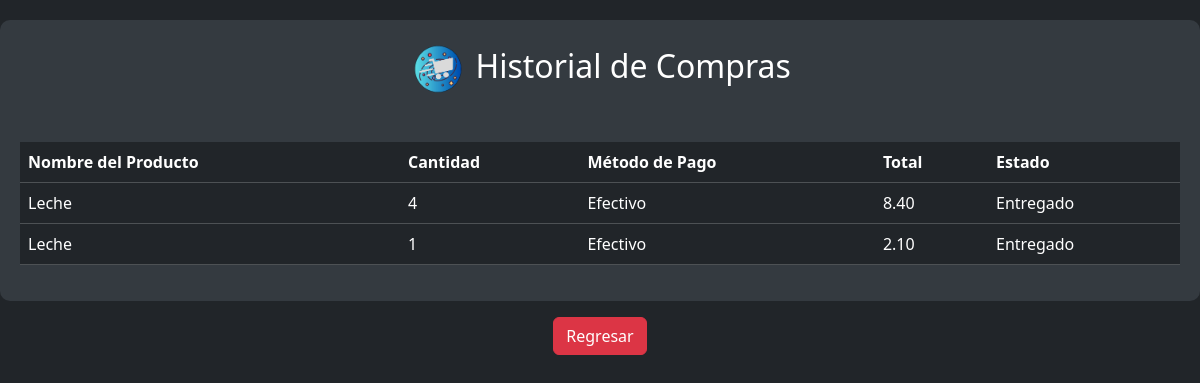
/compradosuser.php (signed in), run on an earlier commit of the app's database.
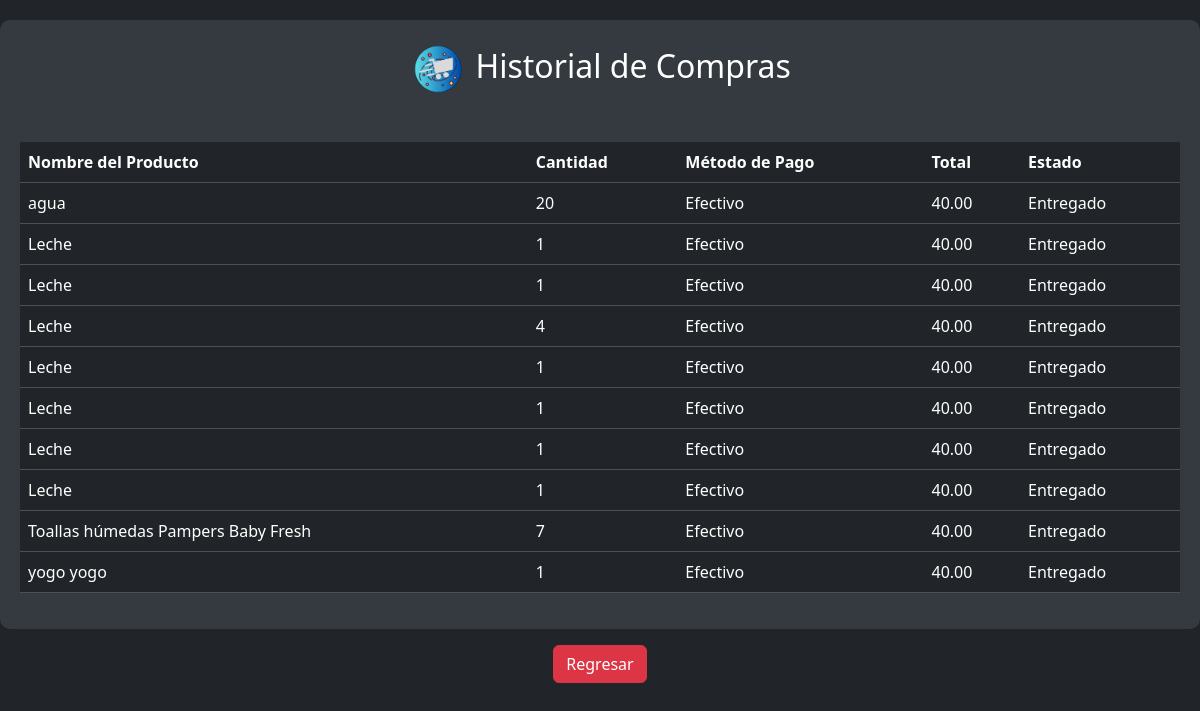
And on a later commit of the database.
### tables this page shows
CREATE TABLE `historial_ventas` (
  `ID` int(11) NOT NULL,
  `id_usuario` int(11) NOT NULL,
  `Metodo_pago` varchar(50) DEFAULT NULL,
  `Cantidad` int(11) DEFAULT NULL,
  `Fecha` timestamp NULL DEFAULT current_timestamp(),
  `Estado` varchar(20) NOT NULL DEFAULT 'Pendiente',
  `IDP` int(11) NOT NULL,
  `Total` decimal(10,2) NOT NULL
);

CREATE TABLE `productos` (
  `IDP` int(11) NOT NULL,
  `Nombre` varchar(255) NOT NULL,
  `Precio` decimal(10,2) NOT NULL,
  `Categoria` varchar(255) DEFAULT NULL,
  `Cantidad` int(11) DEFAULT NULL,
  `Descripcion` text DEFAULT NULL,
  `Foto` varchar(255) DEFAULT NULL,
  `Estado` varchar(20) NOT NULL DEFAULT 'Pendiente',
  `fecha_de_entrega` timestamp NOT NULL DEFAULT current_timestamp(),
  `usuario_id` int(11) DEFAULT NULL
);

### compradosuser.php (the view, shortened to what this page needs)
<?php
include_once 'conexion.php';
$usuario_id = $_SESSION['usuario_id'];
$query = "SELECT hv.ID, p.Nombre as NombreProducto, hv.Cantidad, hv.Metodo_pago, hv.Total, hv.Estado
          FROM historial_ventas hv
          INNER JOIN productos p ON hv.IDP = p.IDP
          WHERE hv.id_usuario = :usuario_id AND hv.Estado = 'Entregado' ORDER BY Nombre ASC";
$statement = $con->prepare($query);
$statement->bindParam(':usuario_id', $usuario_id);
$statement->execute();
$historial_ventas = $statement->fetchAll(PDO::FETCH_ASSOC);
?>
<!DOCTYPE html>
<html lang="en">
<head>
    <link rel="stylesheet" href="CSS/bootstrap.css">
    <link rel="stylesheet" href="CSS/alerta.css">
</head>
<body>
    <div class="container">
        <h2 class="text-center mb-4">
            <img class="m-1" src="IMG/Spacemark ico_transparent.ico" alt="SpaceMark Logo" height="50">
            Historial de Compras
        </h2>
        <div class="table-responsive">
            <table class="table table-dark">
                <thead>
                    <tr>
                        <th scope="col">Nombre del Producto</th>
                        <th scope="col">Cantidad</th>
                        <th scope="col">Método de Pago</th>
                        <th scope="col">Total</th>
                        <th scope="col">Estado</th>
                    </tr>
                </thead>
                <tbody>
                    <?php foreach ($historial_ventas as $venta): ?>
                        <tr>
                            <td><?= htmlspecialchars($venta['NombreProducto']) ?></td>
                            <td><?= htmlspecialchars($venta['Cantidad']) ?></td>
                            <td><?= htmlspecialchars($venta['Metodo_pago']) ?></td>
                            <td><?= htmlspecialchars($venta['Total']) ?></td>
                            <td><?= htmlspecialchars($venta['Estado']) ?></td>
                        </tr>
                    <?php endforeach; ?>
                </tbody>
            </table>
        </div>
    </div>
    <div class="row mt-3">
        <div class="col-12 text-center">
            <a href="index.php" class="btn btn-danger">Regresar</a>
        </div>
    </div>
</body>
</html>

What changed in the data, as far as the page shows it:
added historial_ventas: IDP.Nombre "agua", Cantidad "20", Metodo_pago "Efectivo", Total "40.00", Estado "Entregado"
now on this page (row edited): historial_ventas: IDP.Nombre "Leche", Cantidad "1", Metodo_pago "Efectivo", Total "40.00", Estado "Entregado"
now on this page (row edited): historial_ventas: IDP.Nombre "Leche", Cantidad "1", Metodo_pago "Efectivo", Total "40.00", Estado "Entregado"
changed historial_ventas (number 4 of 10 on the later page): Total "8.40" → "40.00"
changed historial_ventas (number 5 of 10 on the later page): Total "2.10" → "40.00"
now on this page (row edited): historial_ventas: IDP.Nombre "Leche", Cantidad "1", Metodo_pago "Efectivo", Total "40.00", Estado "Entregado"
now on this page (row edited): historial_ventas: IDP.Nombre "Leche", Cantidad "1", Metodo_pago "Efectivo", Total "40.00", Estado "Entregado"
now on this page (row edited): historial_ventas: IDP.Nombre "Leche", Cantidad "1", Metodo_pago "Efectivo", Total "40.00", Estado "Entregado"
added historial_ventas: IDP.Nombre "Toallas húmedas Pampers Baby Fresh", Cantidad "7", Metodo_pago "Efectivo", Total "40.00", Estado "Entregado"
added historial_ventas: IDP.Nombre "yogo yogo", Cantidad "1", Metodo_pago "Efectivo", Total "40.00", Estado "Entregado"
